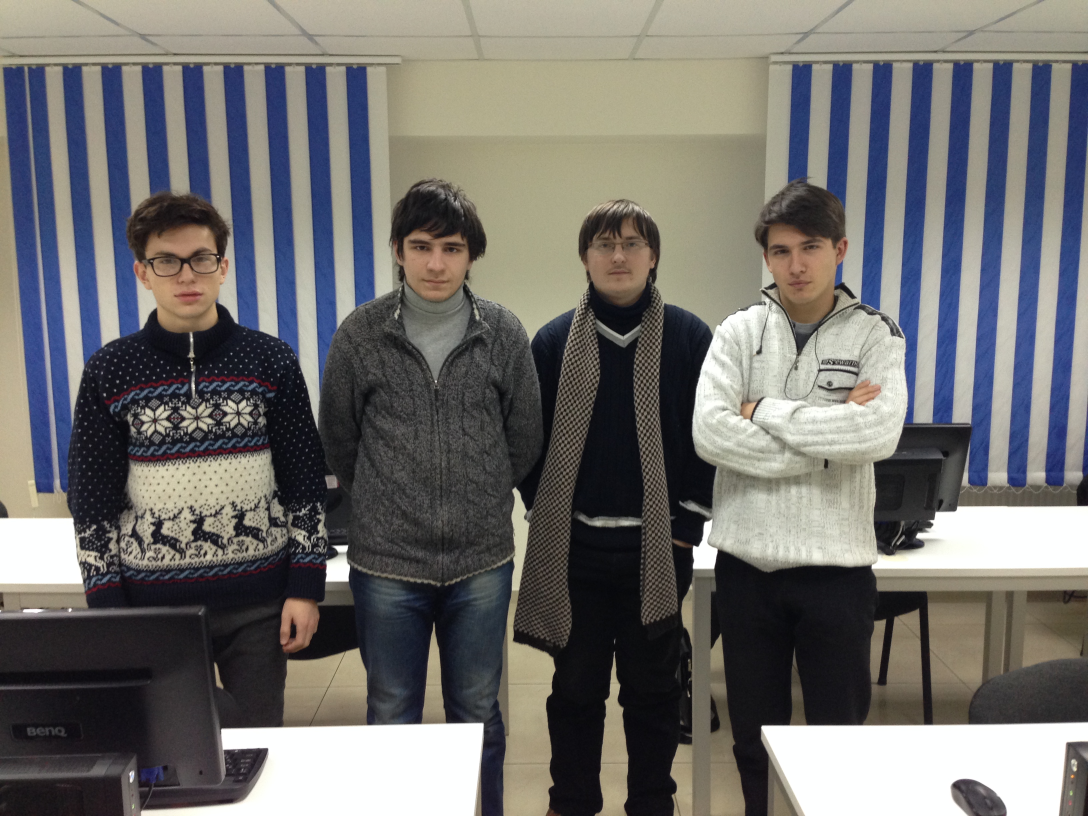
%> input picture test/g3.jpg, 3264 x 2448 px (shown at 1/3 size)
$ octave --eval "face_identification_demo;"   (GNU Octave 9; MATLAB toolbox functions it lacks are replaced by stand-ins)
%> lines starting %> are read from the running program, lines starting %| are printed output that depends on the picture
function [] = face_identification_demo(group, single)
%% Identify person from group of persons
% group - photo of a group of persons
% single - photo of a single person which face identified from group

% Clear workspace
%clear all; clc; close all;

% default options
% group - group image file
if ~exist('group','var'), group = '../test/g3.jpg'; end

% single - single image file
if ~exist('single','var'), single = '../test/s3.jpg'; end

% face' size
M = 0;
N = 0;

apply_lbp = 0;
lbp_cells = 24;
lbp_radius = 2;

% Black box
faceDetector = vision.CascadeObjectDetector;

%% 1. Group
% 1.1. Read image
% 1.2. Extract faces from image
% 1.3. Unfold faces matrices to a vectors
% 1.4. Normalize faces
g = [];
G = imread(group);
% convert to gray
G_gray = rgb2gray(G);
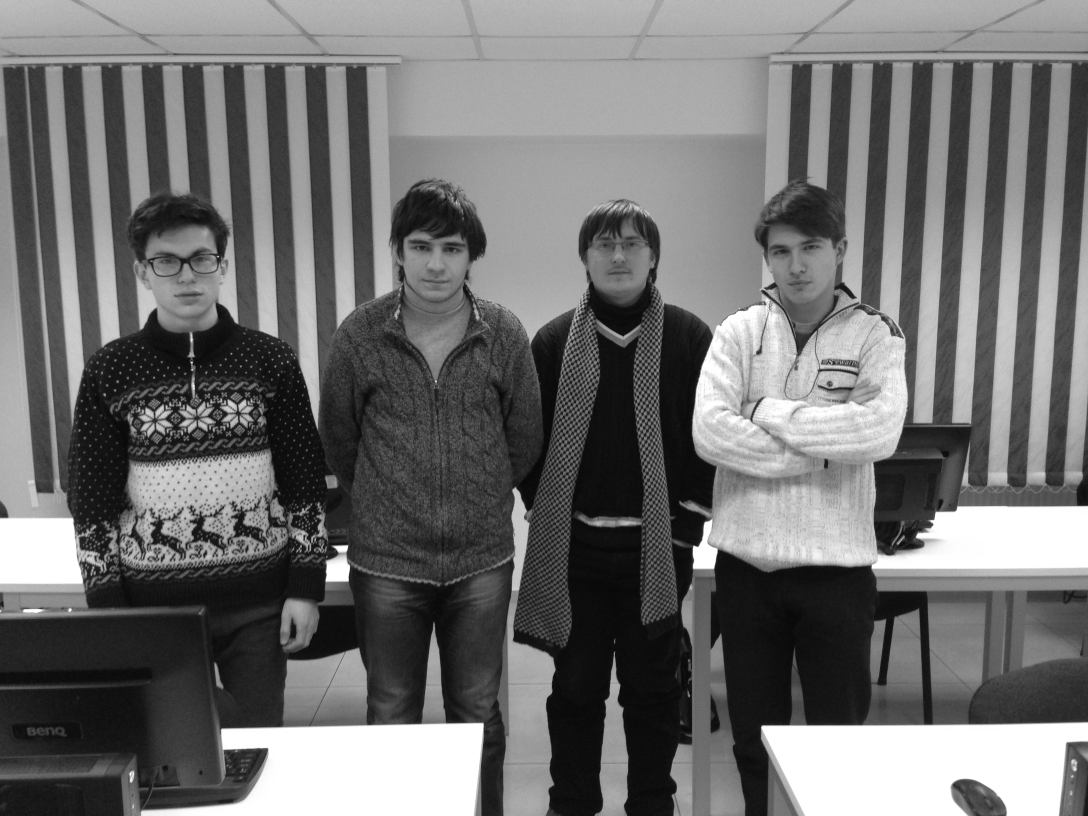
%> G_gray: size 2448x3264 uint8 (shown at 1/3 size); min 1, max 255, mean 111.5

gboxes = step(faceDetector, G);
%> gboxes = [403 665 302 302; 436 1432 60 60; 481 169 71 71; 1181 652 254 254; 1754 665 203 203; 2273 665 230 230]
% Set face' size
M = floor(mean(gboxes(:,3))); N = M;
%> after `M = floor(mean(gboxes(:,3)))`: M = 186
%> after `N = M`: N = 186

% extract faces
for i=1:size(gboxes,1)
    p = imresize(G_gray(gboxes(i,2):gboxes(i,2)+gboxes(i,4),gboxes(i,1):gboxes(i,1)+gboxes(i,3)),[M,NaN]);
    g = [g; double(reshape(p,[1, size(p,1)^2]))];
end
%> this loop made 6 passes
%> pass 1, in face_identification_demo, `p = imresize(G_gray(gboxes(i,2):gboxes(i,2)+gboxes(i,4),gboxes(i,1):gb..`:
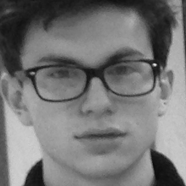
%> p: size 186x186 uint8; min 11, max 232, mean 117.5
%> pass 2, in face_identification_demo, `p = imresize(G_gray(gboxes(i,2):gboxes(i,2)+gboxes(i,4),gboxes(i,1):gb..`:
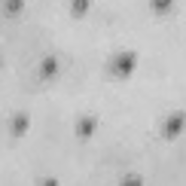
%> p: size 186x186 uint8; min 80, max 211, mean 192.7
%> pass 3, in face_identification_demo, `p = imresize(G_gray(gboxes(i,2):gboxes(i,2)+gboxes(i,4),gboxes(i,1):gb..`:
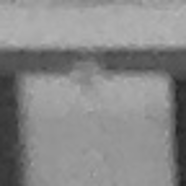
%> p: size 186x186 uint8; min 37, max 183, mean 136.2
% Normalize images
%g = bsxfun(@minus, g, mean(g));

%% 2. Single
% 2.1. Read image
% 2.2. Extract faces from image
% 2.3. Unfold faces matrices to a vectors
% 2.4. Normalize faces
S = imread(single);
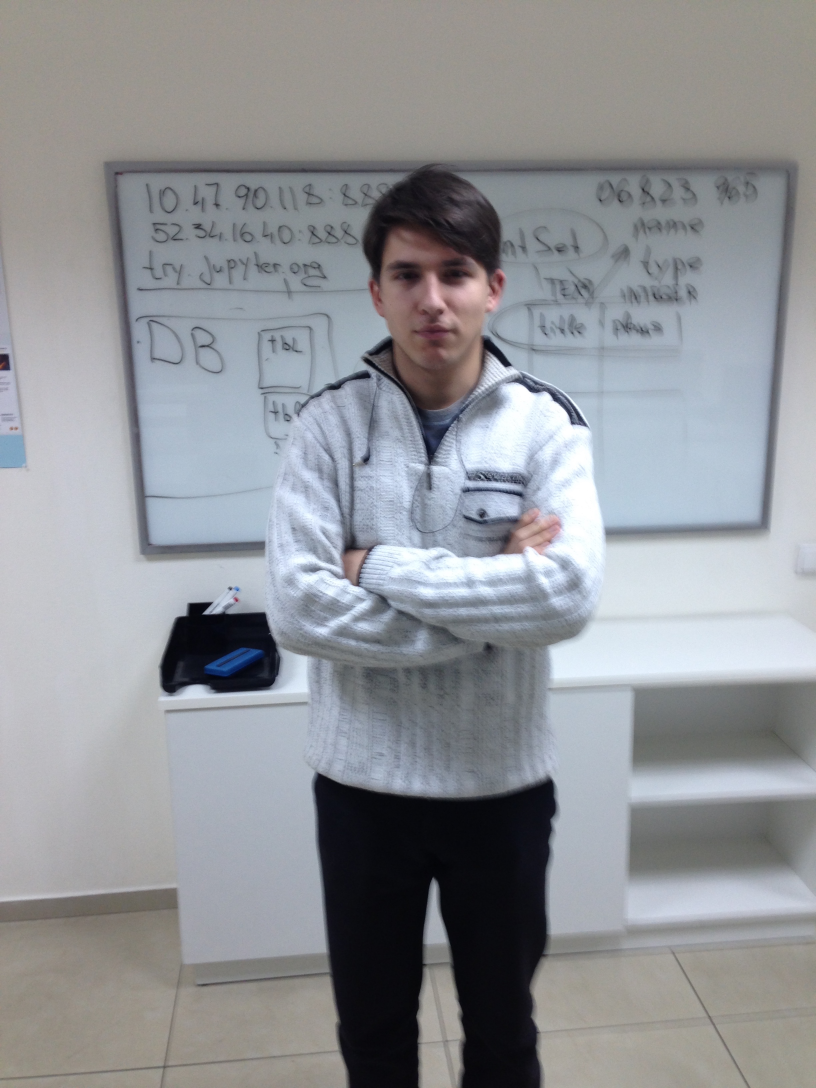
%> input picture test/s3.jpg, 2448 x 3264 px (shown at 1/3 size)
S_gray = rgb2gray(S);
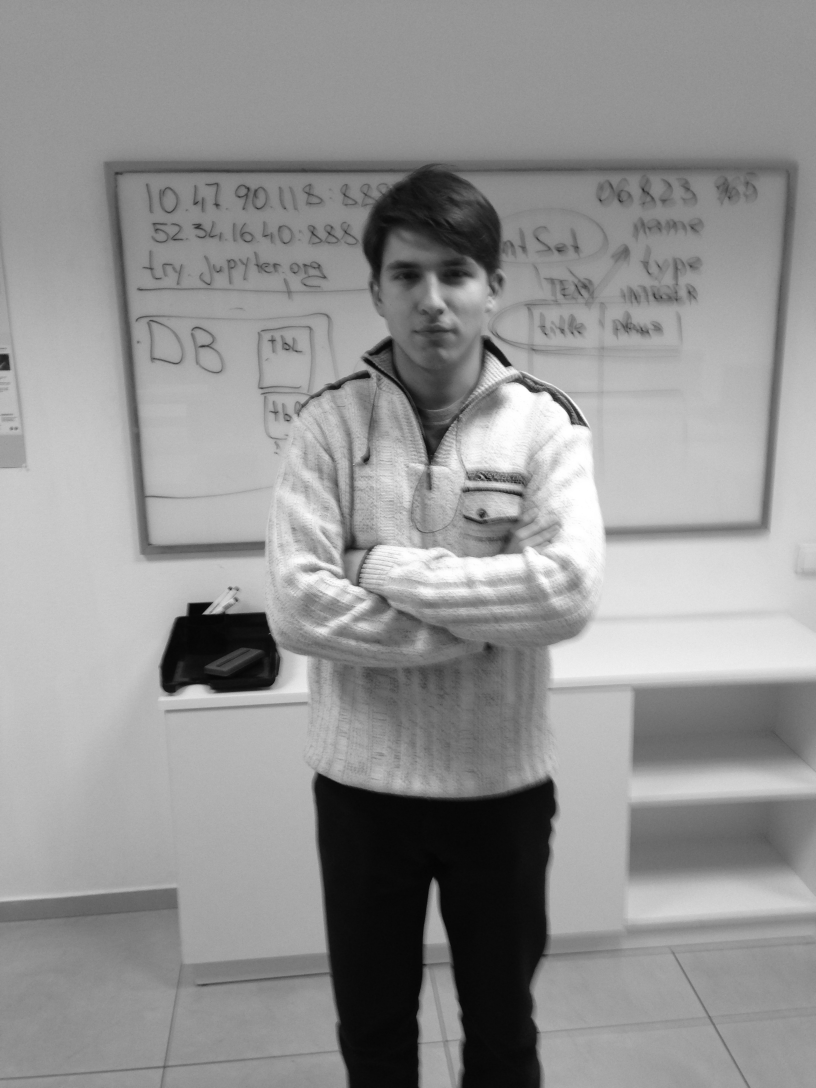
%> S_gray: size 3264x2448 uint8 (shown at 1/3 size); min 2, max 255, mean 146.9
sboxes = step(faceDetector, S);
%> sboxes = [1102 679 396 396]
s = [];
for i=1:size(sboxes,1)
    p = imresize(S_gray(sboxes(i,2):sboxes(i,2)+sboxes(i,4),sboxes(i,1):sboxes(i,1)+sboxes(i,3)),[M,NaN]);
    s = [s; double(reshape(p,[1,size(p,1)^2]))];
    % Normalize images
    %s = bsxfun(@minus, s, mean(s));
end
%> this loop made 1 pass
%> pass 1, in face_identification_demo, `p = imresize(S_gray(sboxes(i,2):sboxes(i,2)+sboxes(i,4),sboxes(i,1):sb..`:
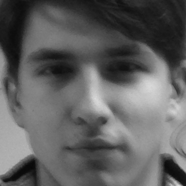
%> p: size 186x186 uint8; min 7, max 218, mean 96.1

%% LBP
group_lbp = [];
single_lbp = [];
if apply_lbp
    for i=1:size(g,1)
        I = reshape(g(i,:), M, N);
        feature = extractLBPFeatures(I, 'CellSize', [floor(M/lbp_cells), floor(N/lbp_cells)], 'Radius', lbp_radius);
        group_lbp = [group_lbp; feature];
    end
    for i=1:size(s,1)
        I = reshape(s(i,:), M, N);
        feature = extractLBPFeatures(I, 'CellSize', [floor(M/lbp_cells), floor(N/lbp_cells)], 'Radius', lbp_radius);
        single_lbp= [single_lbp; feature];
    end
    g = group_lbp;
    s = single_lbp;
end


%% 4. Identification
for i=1:size(s, 1)
    d = bsxfun(@minus, g,s(i,:));
    dist = arrayfun(@(idx) norm(d(idx,:)), 1:size(d,1)).^2;
    %dist = calcDistance(g, s(i,:),3);
    [a,b] = min(dist)
    GFaces = insertObjectAnnotation(G, 'rectangle', gboxes(b,:), 'Target');
    SFaces = insertObjectAnnotation(S, 'rectangle', sboxes(1,:), 'Source');
    imwrite(GFaces, 'G.jpeg'); imwrite(SFaces, 'S.jpeg');
    %subplot(1,2,1); subimage(GFaces);
    %subplot(1,2,2); subimage(SFaces);
end
%> this loop made 1 pass
%> (dist, a, b) on pass 1: ([104100559 405689779 196865838 59313045 58937409 47548334], 47548334, 6)

end
%> (the run ends here)
